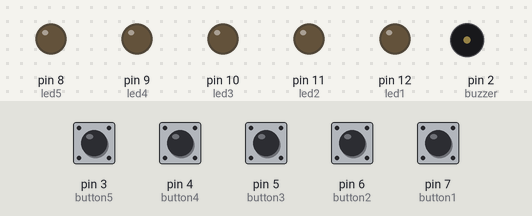
A program run on a simulated Arduino Uno, built with avr-gcc and run on an emulated ATmega328P. Shown: output pins drawn as LEDs (lit = HIGH), buzzer (waves = sounding). Inputs (shaded band) come from the test bench; at power-on: pin 3 (button5), pin 4 (button4), pin 5 (button3), pin 6 (button2), pin 7 (button1) LOW.

Above: at 1.2 s.
1.3 s: pin 3 (button5) pulled HIGH for 0.15 s
At 1.8 s:
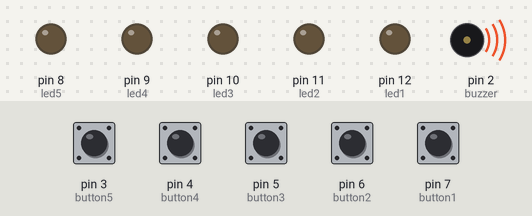
3.9 s: pin 4 (button4) pulled HIGH for 0.15 s
At 3.97 s:
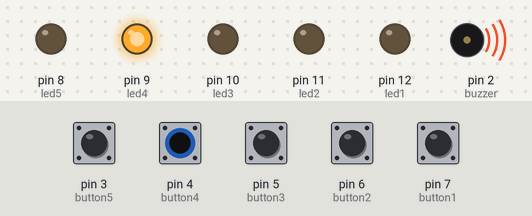
5.5 s: pin 5 (button3) pulled HIGH for 0.15 s
At 5.57 s:
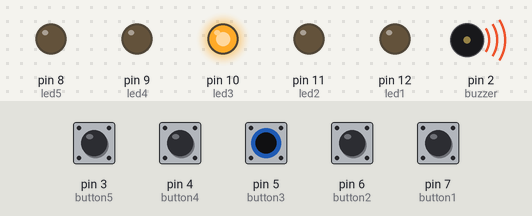
7.1 s: pin 6 (button2) pulled HIGH for 0.15 s
At 7.17 s:
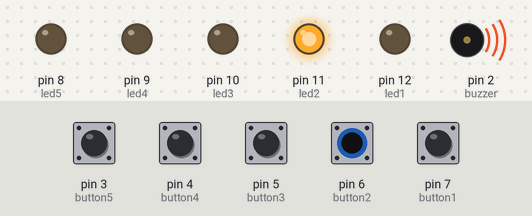
8.7 s: pin 7 (button1) pulled HIGH for 0.15 s
At 8.77 s:
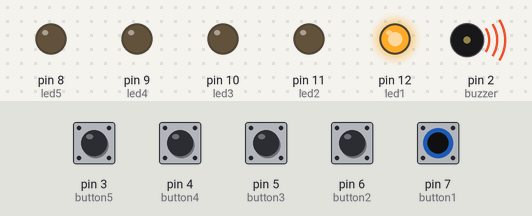
10.3 s: pin 7 (button1) pulled HIGH for 1 s
At 13.0 s:
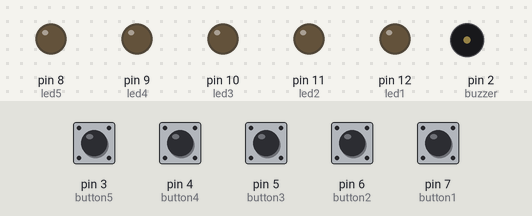
Timing chart, 0 to 14.5 s (numbered marks = the images above; inputs shaded):
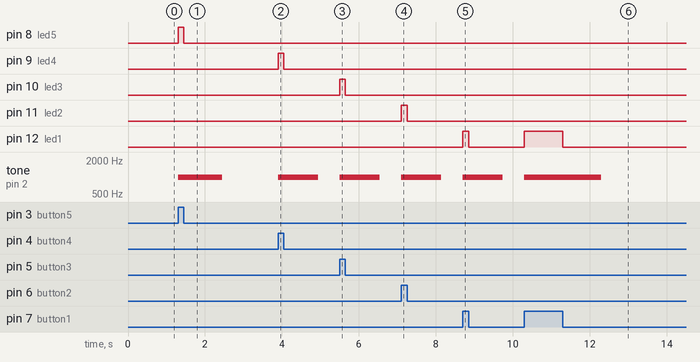

The program:

main.cpp
```cpp
#include <Arduino.h>

const int button1 = 7;
const int button2 = 6;
const int button3 = 5;
const int button4 = 4;
const int button5 = 3;

const int led1 =  12;
const int led2 = 11;
const int led3 = 10;
const int led4 = 9;
const int led5 = 8;

const int buzzer = 2;

int b1state = 0;
int b2state = 0;
int b3state = 0;
int b4state = 0;
int b5state = 0;

void turnOn(int button, int led) {
  if (button == HIGH) {
    tone(buzzer, 1000, 1000);
    digitalWrite(led, HIGH);
  } else {
    digitalWrite(led, LOW);
  }
}

void setup() {
  Serial.begin(9600);
  pinMode(led1, OUTPUT);
  pinMode(led2, OUTPUT);
  pinMode(led3, OUTPUT);
  pinMode(led4, OUTPUT);
  pinMode(led5, OUTPUT);

  pinMode(buzzer, OUTPUT);

  pinMode(button1, INPUT);
  pinMode(button2, INPUT);
  pinMode(button3, INPUT);
  pinMode(button4, INPUT);
  pinMode(button5, INPUT);
}

void loop() {
  b1state = digitalRead(button1);
  b2state = digitalRead(button2);
  b3state = digitalRead(button3);
  b4state = digitalRead(button4);
  b5state = digitalRead(button5);

  turnOn(b1state, led1);
  turnOn(b2state, led2);
  turnOn(b3state, led3);
  turnOn(b4state, led4);
  turnOn(b5state, led5);
}
```

Measured:
- after the input at 1.3 s, pin 8 (led5): LOW → HIGH at once, → LOW 0.15 s later; tone on pin 2 (buzzer): silent → 1000 Hz at once, → silent 1.1 s later
- after the input at 3.9 s, pin 9 (led4): LOW → HIGH at once, → LOW 0.15 s later; tone on pin 2 (buzzer): silent → 1000 Hz at once, → silent 1.0 s later
- after the input at 5.5 s, pin 10 (led3): LOW → HIGH at once, → LOW 0.15 s later; tone on pin 2 (buzzer): silent → 1000 Hz at once, → silent 1.0 s later
- after the input at 7.1 s, pin 11 (led2): LOW → HIGH at once, → LOW 0.15 s later; tone on pin 2 (buzzer): silent → 1000 Hz at once, → silent 1.0 s later
- after the input at 8.7 s, pin 12 (led1): LOW → HIGH at once, → LOW 0.15 s later; tone on pin 2 (buzzer): silent → 1000 Hz at once, → silent 1.0 s later
- after the input at 10.3 s, pin 12 (led1): LOW → HIGH at once, → LOW 1.0 s later; tone on pin 2 (buzzer): silent → 1000 Hz at once, → silent 2.0 s later
